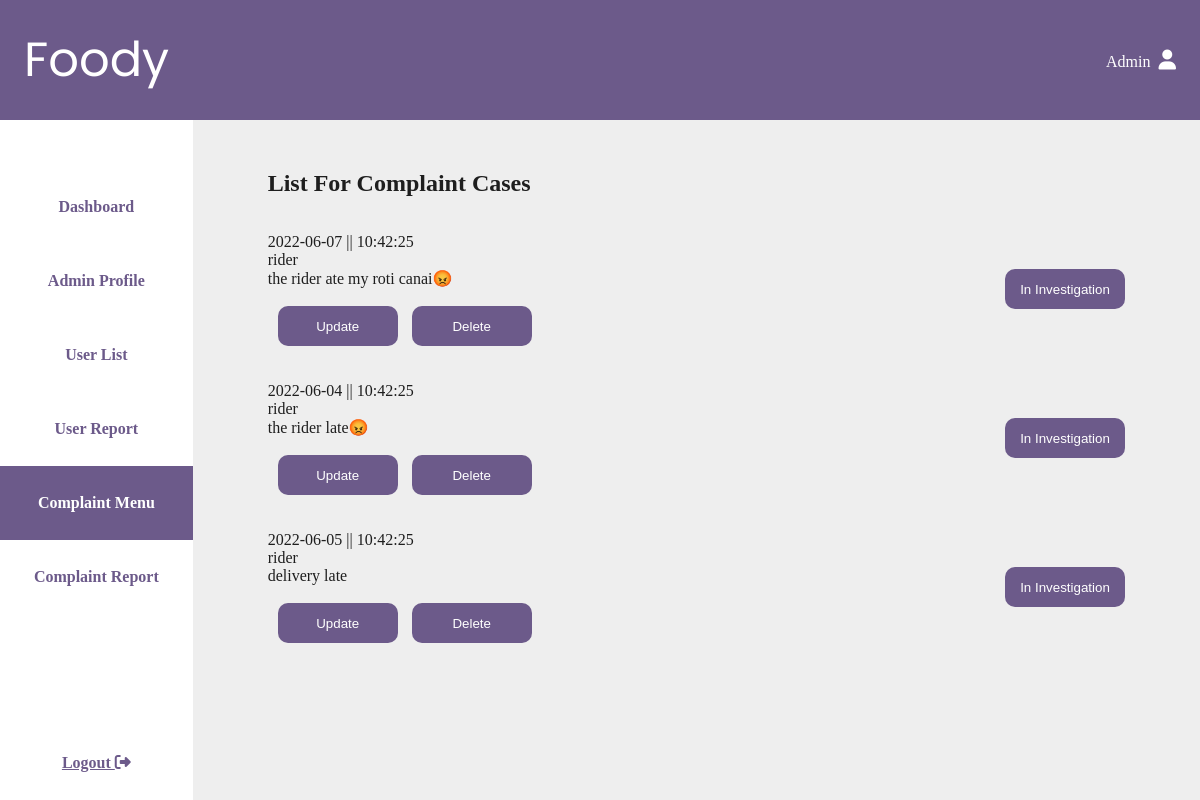
/complaint/foody-complaint/admin/viewcomplaint.php, run on the app's committed database.
### tables this page shows
CREATE TABLE `complaintlist` (
  `complaint_id` int(10) NOT NULL,
  `order_id` int(10) NOT NULL,
  `complaint_name` varchar(50) NOT NULL,
  `complaint_date` date NOT NULL,
  `complaint_time` time NOT NULL,
  `complaint_type` varchar(50) NOT NULL,
  `complaint_comment` varchar(200) NOT NULL,
  `complaint_status` varchar(20) NOT NULL
);

### complaint/foody-complaint/admin/viewcomplaint.php (the view, shortened to what this page needs)
<?php
include("../connecttest.php");
$query = "SELECT * FROM complaintlist";
$result = mysqli_query($conn, $query);
?>
<!DOCTYPE html>
<html lang="en-US">
<head>
    <link rel="stylesheet" href="../../css/viewcomplaint.css" type="text/css">
    <link rel="stylesheet" href="../../css/main.css" type="text/css" />
</head>
<body>
    <div id="title-bar">
        <a id="foody-link" class="icon-link" href="#index.html">Foody</a>
        <div>
            <a class="icon-link" href="#">
                Admin
                <i class="fa-solid fa-user"></i>
            </a>
        </div>
    </div>
    <div id="content-wrapper">
        <nav id="nav-bar">
            <ul>
                <li><a class="nav-link" href="../../../admin/AdminHomepage.php">Dashboard</a></li>
                <li><a class="nav-link" href="../../../admin/AdminProfile.php">Admin Profile</a></li>
                <li><a class="nav-link" href="../../../admin/UserList.php">User List</a></li>
                <li><a class="nav-link" href="../../../admin/UserReport.php">User Report</a></li>
                <li><a class="nav-link active" href="viewcomplaint.php">Complaint Menu</a></li>
                <li><a class="nav-link" href="report.php">Complaint Report</a></li>
            </ul>
            <a href="../../../logout.php" class="nav-link" style="text-decoration: underline;">
                Logout
                <i class="fa fa-sign-out" aria-hidden="true" style></i>
            </a>
        </nav>
        <div id="main-content">
            <h2>List For Complaint Cases</h2> <br><br>
            <div class='row'>
                <div class='column'>
                    <?php if (mysqli_num_rows($result) > 0) {
                        while ($row = mysqli_fetch_assoc($result)) {
                            $complaint_id = $row["complaint_id"];
                            $complaint_date = $row["complaint_date"];
                            $complaint_time = $row["complaint_time"];
                            $complaint_type = $row["complaint_type"];
                            $complaint_comment = $row["complaint_comment"];
                            $complaint_status = $row["complaint_status"];
                    ?>
                            <?php echo "$complaint_date || $complaint_time"; ?><br>
                            <?php echo $complaint_type; ?><br>
                            <?php echo $complaint_comment; ?>
                            <button class="otherbtn" name="complaint_status" value="$complaint_status"><?php echo $complaint_status; ?></button><br>
                            <br>
                            <a href="adminform.php?id=<?php echo $complaint_id; ?>"><button class="btn" name="update">Update</button></a>
                            <a href="delete.php?id=<?php echo $complaint_id; ?>"><button class="btn" name="delete">Delete</button></a>
                            <br><br><br>
                    <?php
                        }
                    } else {
                        echo "";
                    }
                    ?>
                </div>
            </div>
        </div>
    </div>
</body>
</html>

### complaint/css/viewcomplaint.css (style rules this page uses)
.otherbtn { background-color: var(--primary-bg); color: white; width: 120px; height: 40px; border-radius: 10px; border: none; text-align: center; float: right; }
#main-content { text-align: justify; }

### complaint/css/main.css (style rules this page uses)
:root { --primary-bg: #6C5A8A; --light-grey-bg: #EEE; --primary-txt: #1E1E1E; --seperator: #A9A9A9; --button-hover: #493b5e; }
* { margin: 0; padding: 0; box-sizing: border-box; }
body { min-height: 100vh; width: 100vw; color: var(--primary-txt); }
#title-bar { display: flex; align-items: center; justify-content: space-between; color: white; background-color: var(--primary-bg); height: 120px; width: 100%; padding: 32px 24px; }
#foody-link { font: 3rem 'Poppins', sans-serif; }
.icon-link { color: white; text-decoration: none; }
.icon-link { color: white }
.fa-user { font-size: 20px; margin-left: 4px; }
#content-wrapper { display: flex; flex-direction: row; background-color: var(--primary-bg); height: calc(100vh - 120px); }
#nav-bar { display: flex; flex-direction: column; justify-content: space-between; background-color: white; height: 100%; width: 236px; padding-top: 50px; }
.nav-link { display: inline-block; width: 100%; padding-top: 28px; padding-bottom: 28px; color: var(--primary-bg); font: bold 1rem 'PT-serif', serif; text-decoration: none; text-align: center; }
.active, .nav-link:hover { color: white; background-color: var(--primary-bg); transition: all ease-in 200ms; }
#main-content { background-color: var(--light-grey-bg); width: 100%; padding: 50px 75px; overflow-y: scroll; }
.btn { background-color: var(--primary-bg); text-align: center; color: white; width: 120px; height: 40px; border-radius: 10px; border: none; margin-left: 10px; }

### data on the page
complaintlist: complaint_date "2022-06-07", complaint_time "10:42:25", complaint_type "rider", complaint_comment "the rider ate my roti canai😡", complaint_status "In Investigation"
complaintlist: complaint_date "2022-06-04", complaint_time "10:42:25", complaint_type "rider", complaint_comment "the rider late😡", complaint_status "In Investigation"
complaintlist: complaint_date "2022-06-05", complaint_time "10:42:25", complaint_type "rider", complaint_comment "delivery late", complaint_status "In Investigation"
